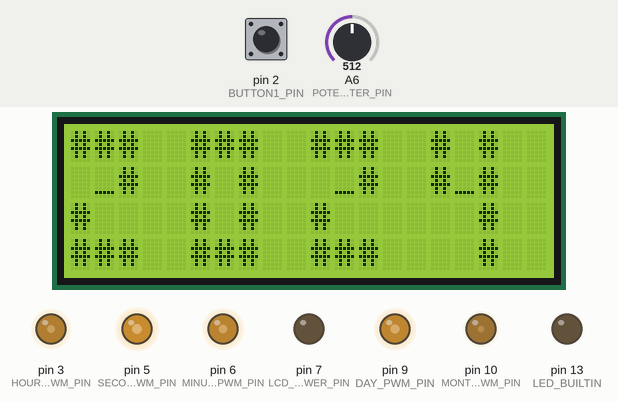
Recording of a sketch running on a simulated Arduino Nano, built with avr-gcc and run on an emulated ATmega328P. On the bench: 20×4 character LCD, output pins drawn as LEDs (lit = HIGH). The test bench sets the inputs (shaded band); at power-on: pin 2 (BUTTON1_PIN) HIGH, A6 (POTENTIOMETER_PIN) = 512. The local clock reads 2024-03-15 10:24:30 at power-on unless the sketch sets it.

Above: at 1.7 s.
1.8 s: pin 2 (BUTTON1_PIN) pulled LOW for 0.15 s
At 2.5 s:
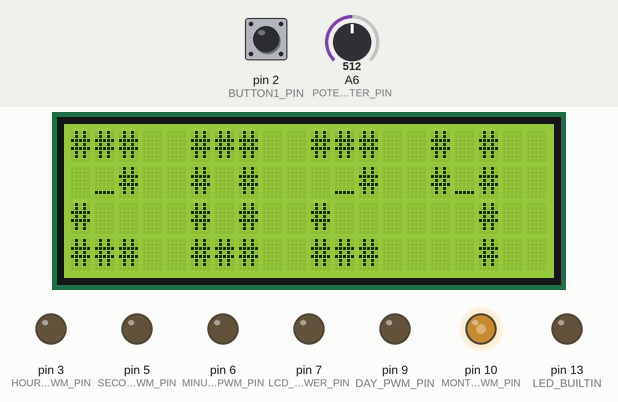
3.5 s: A6 (POTENTIOMETER_PIN) set to 716
At 4.7 s:
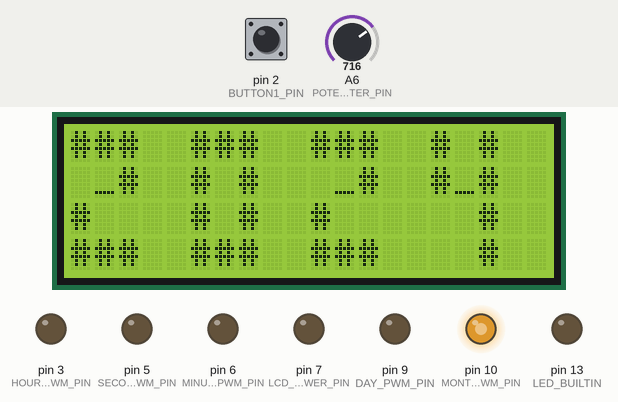
5.0 s: A6 (POTENTIOMETER_PIN) set to 900
At 5.8 s:
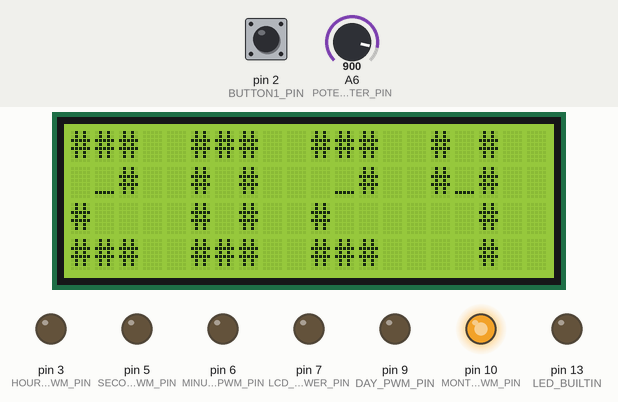
6.5 s: pin 2 (BUTTON1_PIN) pulled LOW for 1 s
At 8.8 s:
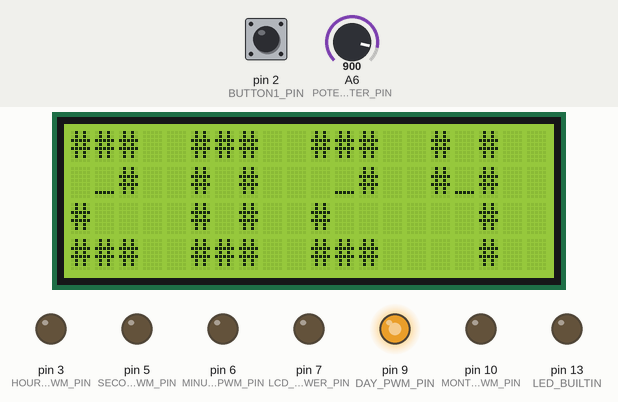
9.1 s: pin 2 (BUTTON1_PIN) pulled LOW for 0.15 s
At 9.7 s:
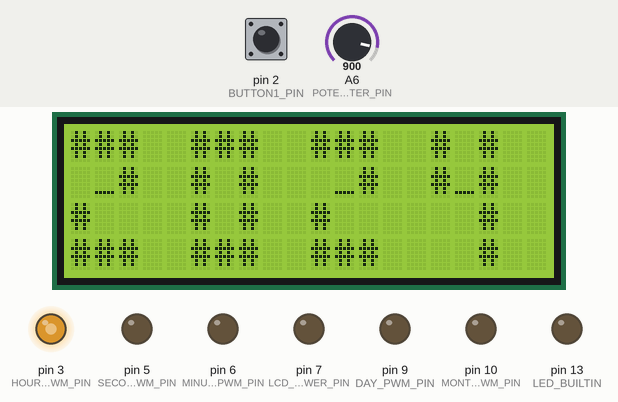
10.8 s: A6 (POTENTIOMETER_PIN) set to 1023
At 11.4 s:
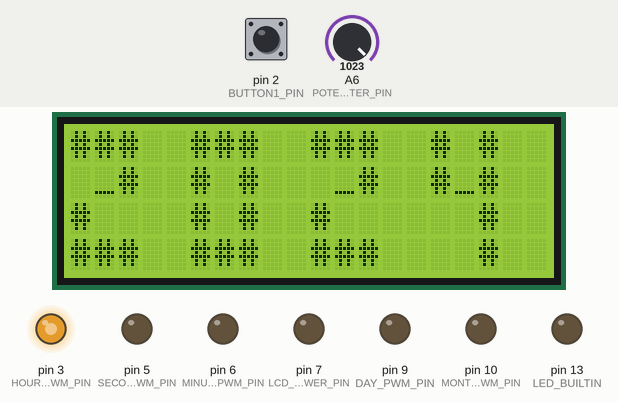
Timing chart, 0 to 13.3 s (numbered marks = the images above; inputs shaded):
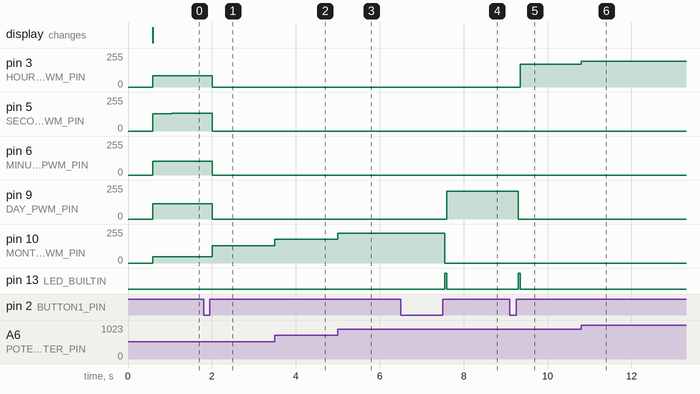

The sketch:

voltmeterClock_v0-1.ino
```cpp
#include <Time.h>
#include <TimeLib.h>
#include <DS3232RTC.h>
#include <LiquidCrystal.h>
LiquidCrystal lcd(11, 12, A0, A1, A2, A3);

//Voltmeter Clock Version 0.1

//pwm pins at 490Hz are 3, 9, 10, and 11
//pwm pins at 980Hz are 5, 6
#define SECONDS_MAX_PWM 255
#define SECONDS_PWM_PIN 5
#define MINUTES_MAX_PWM 255
#define MINUTES_PWM_PIN 6
#define HOURS_MAX_PWM 195
#define HOURS_PWM_PIN 3
#define DAY_MAX_PWM 235
#define DAY_PWM_PIN 9
#define MONTH_MAX_PWM 255
#define MONTH_PWM_PIN 10

#define BUTTON1_PIN 2
#define LCD_AND_LIGHTS_POWER_PIN 7
#define PIRPIN 8
#define POTENTIOMETER_PIN A6

byte xPosLCD = 0;
byte yPosLCD = 0;

bool needToUpdateTimeValues = true; //not yet used

float mapfloat(float x, float in_min, float in_max, float out_min, float out_max) {
  return (x - in_min) * (out_max - out_min) / (in_max - in_min) + out_min;
}

void blinkLED() {
  digitalWrite(LED_BUILTIN, HIGH);
  delay(50);
  digitalWrite(LED_BUILTIN, LOW);
}

bool digitalReadDebounce(int pin) {
  if (digitalRead(pin) == LOW) {
    delay(50);
    bool debounceRunning = true;
    while (debounceRunning) {
      if (digitalRead(pin) == HIGH) {
        debounceRunning = false;
      }
    }
    delay(50);
    return true;
  }
  return false;
}

void voltmeterAllSet(byte pwmValue) {
  analogWrite(SECONDS_PWM_PIN, pwmValue);
  analogWrite(MINUTES_PWM_PIN, pwmValue);
  analogWrite(HOURS_PWM_PIN, pwmValue);
  analogWrite(DAY_PWM_PIN, pwmValue);
  analogWrite(MONTH_PWM_PIN, pwmValue);
}

void voltmeterAllOn() {
  analogWrite(SECONDS_PWM_PIN, SECONDS_MAX_PWM);
  analogWrite(MINUTES_PWM_PIN, MINUTES_MAX_PWM);
  analogWrite(HOURS_PWM_PIN, HOURS_MAX_PWM);
  analogWrite(DAY_PWM_PIN, DAY_MAX_PWM);
  analogWrite(MONTH_PWM_PIN, MONTH_MAX_PWM);
}

void voltmeterAllOff() {
  analogWrite(SECONDS_PWM_PIN, 0);
  //digitalWrite(SECONDS_PWM_PIN,LOW);
  analogWrite(MINUTES_PWM_PIN, 0);
  analogWrite(HOURS_PWM_PIN, 0);
  analogWrite(DAY_PWM_PIN, 0);
  analogWrite(MONTH_PWM_PIN, 0);
}

int selectVoltmeterTimeValue(String valueName, int pin, int maxPWM, int value, int valueMax, int valueMin) {
  bool runningVar = true;
  Serial.println("Setting: " + valueName);

  while (runningVar) {
    byte mappedPwmVal = map((analogRead(POTENTIOMETER_PIN) / 4), 0, 255, 0, maxPWM);
    analogWrite(pin, (mappedPwmVal));

    if (digitalReadDebounce(BUTTON1_PIN)) {
      runningVar = false;
    }
  }
  value = map(analogRead(POTENTIOMETER_PIN), 0, 255, valueMin, valueMax);
  voltmeterAllOff();
  blinkLED();
  Serial.println("Value: " + value);
  return value;
}

void setDateTime(unsigned int setYear, byte setMonth, byte setDay, byte setHour, byte setMin, byte setSec) {
  //arguments are selectVoltmeterTimeValue(valueName, pin, maxPWM, value, valueMax, valueMin)
  voltmeterAllOff();
  setMonth = selectVoltmeterTimeValue("Month", MONTH_PWM_PIN,   MONTH_MAX_PWM,   setMonth, 12,   1);
  setDay = selectVoltmeterTimeValue("Day",     DAY_PWM_PIN,    DAY_MAX_PWM,    setDay,   31,   1);
  setHour = selectVoltmeterTimeValue("Hour",   HOURS_PWM_PIN,   HOURS_MAX_PWM,   setHour,  23,   0);
  setMin = selectVoltmeterTimeValue("Minute",  MINUTES_PWM_PIN, MINUTES_MAX_PWM, setMin,   59,   0);
  setSec = selectVoltmeterTimeValue("Second",  SECONDS_PWM_PIN, SECONDS_MAX_PWM, setSec,   59,   0);

  delay(500);
  Serial.println("Y" + String(setYear) +
                 " M" + String(setMonth) +
                 " D" + String(setDay) +
                 " h" + String(setHour) +
                 " m" + String(setMin) +
                 " s" + String(setSec));

  bool runningVar = true;
  unsigned long targetMillis = 0;
  while (runningVar) {
    if (millis() > targetMillis) {
      digitalWrite(LED_BUILTIN, !digitalRead(LED_BUILTIN));
      targetMillis = millis() + 1000;
    }
    if (digitalReadDebounce(BUTTON1_PIN)) {
      runningVar = false;
    }
  }
  digitalWrite(LED_BUILTIN, LOW);
  setTime(setHour, setMin, setSec, setDay, setMonth, setYear);
  RTC.set(now());
  setSyncProvider(RTC.get);
}

unsigned int monthdays[] = {0, 31, 59, 90, 120, 151, 181, 212, 243, 273, 304, 334};
unsigned long secondsSince2000(unsigned int yearVar, byte monthVar, byte dayVar, byte hourVar, byte minuteVar, byte secondVar)
{
  // This code stolen from someone else's DS1337 library. It was called
  // "date_to_epoch_seconds()" there, but it didn't do epoch seconds,
  // just seconds since 2000. That's fine in this case, since seconds
  // since 2000 is sufficient for this purpose.
  unsigned long sse = (((unsigned long)yearVar) * 365 * 24 * 60 * 60)   +   ((((unsigned long)yearVar + 3) >> 2) + ((unsigned long)yearVar % 4 == 0 && (unsigned long)monthVar > 2)) * 24 * 60 * 60   +   \
                      ((unsigned long)monthdays[monthVar - 1] + (unsigned long)dayVar - 1) * 24 * 60 * 60   +   ((unsigned long)hourVar * 60 * 60)   +   ((unsigned long)minuteVar * 60)   + (unsigned long)secondVar;
  return sse;
}

void turnOnLCD() {
  digitalWrite(LCD_AND_LIGHTS_POWER_PIN, LOW);
  delay(500);
  lcd.begin(20, 4);
  lcd.clear();
}

void turnOffLCD() {
  digitalWrite(LCD_AND_LIGHTS_POWER_PIN, HIGH);
}

void lcdClear() {
  xPosLCD = 0;
  yPosLCD = 0;
  lcd.clear();
}

void lcdSetCursor(byte x, byte y) {
  xPosLCD = x;
  yPosLCD = y;
  lcd.setCursor(x, y);
}

void lcdDigit(byte digit) {
  digit = constrain(digit, 0, 9);
  switch (digit) {
    case 0:
      lcd.setCursor(xPosLCD, 0);
      lcd.print("###");
      lcd.setCursor(xPosLCD, 1);
      lcd.print("# #");
      lcd.setCursor(xPosLCD, 2);
      lcd.print("# #");
      lcd.setCursor(xPosLCD, 3);
      lcd.print("###");
      break;
    case 1:
      lcd.setCursor(xPosLCD, 0);
      lcd.print("  #");
      lcd.setCursor(xPosLCD, 1);
      lcd.print("  #");
      lcd.setCursor(xPosLCD, 2);
      lcd.print("  #");
      lcd.setCursor(xPosLCD, 3);
      lcd.print("  #");
      break;
    case 2:
      lcd.setCursor(xPosLCD, 0);
      lcd.print("###");
      lcd.setCursor(xPosLCD, 1);
      lcd.print(" _#");
      lcd.setCursor(xPosLCD, 2);
      lcd.print("#");
      lcd.setCursor(xPosLCD, 3);
      lcd.print("###");
      break;
    case 3:
      lcd.setCursor(xPosLCD, 0);
      lcd.print("###");
      lcd.setCursor(xPosLCD, 1);
      lcd.print("__#");
      lcd.setCursor(xPosLCD, 2);
      lcd.print("  #");
      lcd.setCursor(xPosLCD, 3);
      lcd.print("###");
      break;
    case 4:
      lcd.setCursor(xPosLCD, 0);
      lcd.print("# #");
      lcd.setCursor(xPosLCD, 1);
      lcd.print("#_#");
      lcd.setCursor(xPosLCD, 2);
      lcd.print("  #");
      lcd.setCursor(xPosLCD, 3);
      lcd.print("  #");
      break;
    case 5:
      lcd.setCursor(xPosLCD, 0);
      lcd.print("###");
      lcd.setCursor(xPosLCD, 1);
      lcd.print("#_");
      lcd.setCursor(xPosLCD, 2);
      lcd.print("  #");
      lcd.setCursor(xPosLCD, 3);
      lcd.print("###");
      break;
    case 6:
      lcd.setCursor(xPosLCD, 0);
      lcd.print("###");
      lcd.setCursor(xPosLCD, 1);
      lcd.print("#_");
      lcd.setCursor(xPosLCD, 2);
      lcd.print("# #");
      lcd.setCursor(xPosLCD, 3);
      lcd.print("###");
      break;
    case 7:
      lcd.setCursor(xPosLCD, 0);
      lcd.print("###");
      lcd.setCursor(xPosLCD, 1);
      lcd.print("  #");
      lcd.setCursor(xPosLCD, 2);
      lcd.print(" #");
      lcd.setCursor(xPosLCD, 3);
      lcd.print(" #");
      break;
    case 8:
      lcd.setCursor(xPosLCD, 0);
      lcd.print("###");
      lcd.setCursor(xPosLCD, 1);
      lcd.print("#_#");
      lcd.setCursor(xPosLCD, 2);
      lcd.print("# #");
      lcd.setCursor(xPosLCD, 3);
      lcd.print("###");
      break;
    case 9:
      lcd.setCursor(xPosLCD, 0);
      lcd.print("###");
      lcd.setCursor(xPosLCD, 1);
      lcd.print("#_#");
      lcd.setCursor(xPosLCD, 2);
      lcd.print("  #");
      lcd.setCursor(xPosLCD, 3);
      lcd.print("###");
      break;
  }
  lcdSetCursor(xPosLCD + 5, 0);
}

void lcdNumber(word num) {
  num = constrain(num, 0, 9999);
  lcdClear();
  lcdDigit((num / 1000) % 10);
  lcdDigit((num / 100) % 10);
  lcdDigit((num / 10) % 10);
  lcdDigit(num % 10);
}

void setup() {
  //Serial.begin(9600); //For debugging
  pinMode(SECONDS_PWM_PIN,          OUTPUT);
  pinMode(MINUTES_PWM_PIN,          OUTPUT);
  pinMode(HOURS_PWM_PIN,            OUTPUT);
  pinMode(DAY_PWM_PIN,              OUTPUT);
  pinMode(MONTH_PWM_PIN,            OUTPUT);
  pinMode(LED_BUILTIN,                  OUTPUT);
  pinMode(LCD_AND_LIGHTS_POWER_PIN, OUTPUT);
  pinMode(PIRPIN, INPUT);
  pinMode(BUTTON1_PIN,              INPUT_PULLUP);
  pinMode(POTENTIOMETER_PIN,        INPUT);

  //setSyncProvider to the RTC clock. Sync interval is 5 mins by default
  setSyncProvider(RTC.get);
  //setSyncInterval(interval); // Set the number of seconds between re-syncs

  if (timeStatus() != timeSet) {
    Serial.println("Unable to sync with the RTC");
    while (true) {
      digitalWrite(LED_BUILTIN, !digitalRead(LED_BUILTIN));
      delay(500);
    }
  }

  //Year is temporarily wrote to LCD only on startup
  turnOnLCD();
  lcdNumber(year());

  //testing assigning a veriable as a time_t type
  /*
    Serial.println(now());
    Serial.println(second());
    time_t test = now();
    Serial.println();
    Serial.println(test);
    Serial.println(second(test));
  */
}

void loop() {
  //time_t t = now();

  if (digitalRead(BUTTON1_PIN) == LOW) {
    //modify date and time
    if (digitalReadDebounce(BUTTON1_PIN)) {
      setDateTime(year(), month(), day(), hour(), minute(), second());
      delay(100);
      //t = now();
    }
  }

  //Now = secondsSince2000(year(t), month(t), day(t), hour(t), minute(t), second(t));

  //now(); // Returns the current time as seconds since Jan 1 1970 (Test if since 1970 etc)

  //year(t)   vs year()   vs
  //month(t)  vs month()  vs
  //day(t)    vs day()    vs
  //hour(t)   vs hour()   vs DateTime.Hour
  //minute(t) vs minute() vs DateTime.Minute
  //second(t) vs second() vs DateTime.Second

  float exactYear = year() + (month() / 12);

  byte daysInMonth;
  if (month() == 4 or month() == 6 or month() == 9 or month() == 11) {
    //30 days in month
    daysInMonth = 30;
  } else if (month() == 2) {
    //Every year that is exactly divisible by four is a leap year, except for years that are exactly divisible by 100, but these centurial years are leap years if they are exactly divisible by 400
    if ((year() % 4) == 0) {
      if ((year() % 100) == 0) {
        if ((year() % 400) == 0) {
          //leap year
          daysInMonth = 29;
        } else {
          //not leap year
          daysInMonth = 28;
        }
      } else {
        //leap year
        daysInMonth = 29;
      }
    } else {
      //not leap year
      daysInMonth = 28;
    }
  } else {
    //month is no. 1,3,5,7,8,10 or 12 therefore 31 days in these month
    daysInMonth = 31;
  }
  float exactMonth  = month() + (day() / daysInMonth);

  float exactDay    = day() + (float(hour()) / 24);
  float exactHour   = hour() + (float(minute()) / 60);
  float exactMinute = minute() + (float(second()) / 60);
  float exactSecond = second(); // TODO: Make seconds smoother

  //Serial.println(exactMinute);
  //Serial.println(map(     exactMinute, 0, 59, 0, MINUTES_MAX_PWM));
  //Serial.println(mapfloat(exactMinute, 0, 59, 0, MINUTES_MAX_PWM));
  //Serial.println();
  analogWrite(SECONDS_PWM_PIN , map(exactSecond, 0,    59,          0, SECONDS_MAX_PWM));
  analogWrite(MINUTES_PWM_PIN , map(exactMinute, 0,    59,          0, MINUTES_MAX_PWM));
  analogWrite(HOURS_PWM_PIN   , map(exactHour,   0,    23,          0, HOURS_MAX_PWM));
  analogWrite(DAY_PWM_PIN     , map(exactDay,    0,    daysInMonth, 0, DAY_MAX_PWM));
  analogWrite(MONTH_PWM_PIN   , map(exactMonth,  1,    12,          0, MONTH_MAX_PWM));

  delay(100);
}
```

Measured:
- after the input at 1.8 s, pin 3 (HOURS_PWM_PIN): 84/255 → 0/255 after 0.20 s; pin 6 (MINUTES_PWM_PIN): 103/255 → 0/255 after 0.20 s; pin 9 (DAY_PWM_PIN): 113/255 → 0/255 after 0.20 s; pin 10 (MONTH_PWM_PIN): 46/255 → 128/255 after 0.21 s
- after the input at 3.5 s, pin 10 (MONTH_PWM_PIN): 128/255 → 179/255 at once
- after the input at 5.0 s, pin 10 (MONTH_PWM_PIN): 179/255 → 225/255 at once
- after the input at 6.5 s, pin 9 (DAY_PWM_PIN): 0/255 → 207/255 after 1.1 s; pin 10 (MONTH_PWM_PIN): 225/255 → 0/255 after 1.1 s; pin 13 (LED_BUILTIN): LOW → HIGH after 1.1 s, → LOW 0.05 s later
- after the input at 9.1 s, pin 3 (HOURS_PWM_PIN): 0/255 → 172/255 after 0.25 s; pin 9 (DAY_PWM_PIN): 207/255 → 0/255 after 0.20 s; pin 13 (LED_BUILTIN): LOW → HIGH after 0.20 s, → LOW 0.05 s later
- after the input at 10.8 s, pin 3 (HOURS_PWM_PIN): 172/255 → 195/255 at once
